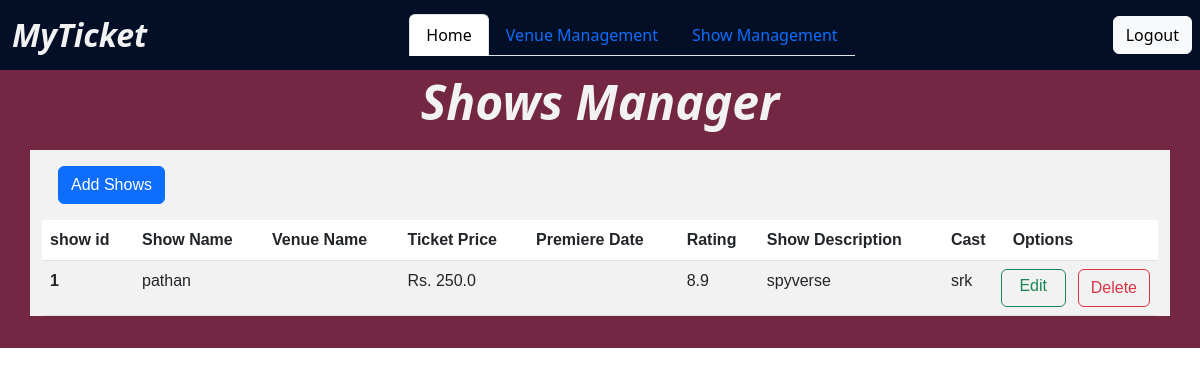
/admin/show_mgmt (signed in), run on an earlier commit of the app's database.
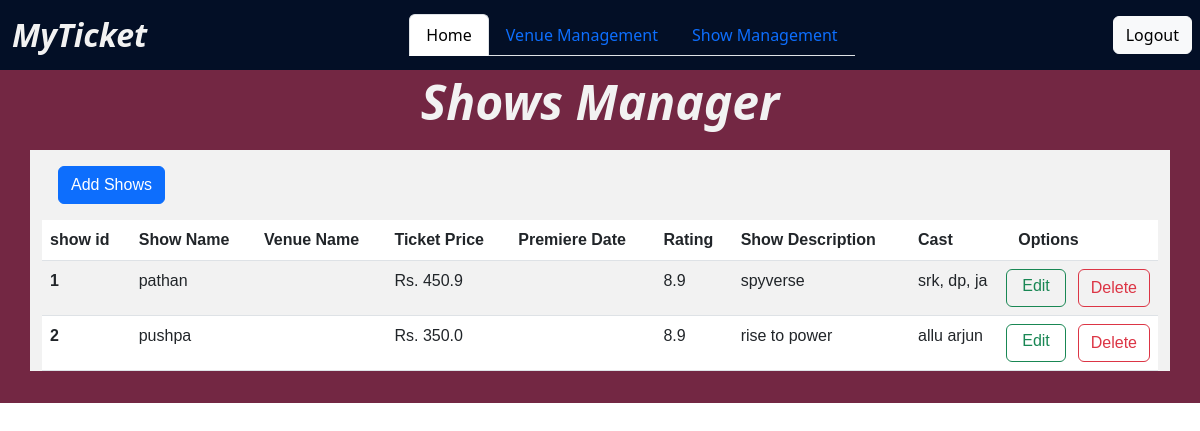
And on a later commit of the database.
### app/models/models.py (models this page shows, shortened)
class Shows(db.Model):
    __tablename__ = "shows"
    __searchable__ = ['show_name', 'rating', 'tags', 'cast']
    show_id = db.Column(db.Integer, primary_key=True, autoincrement=True)
    show_name = db.Column(db.String, nullable=False)
    ticket_price = db.Column(db.Numeric(precision=2, scale=1), nullable=False)
    rating = db.Column(db.Numeric(precision=2, scale=1))
    tags = db.Column(db.String)
    show_description = db.Column(db.String)
    cast = db.Column(db.String)
    poster_filename = db.Column(db.String(255), nullable=False)

### app/controllers/admin/admin_controllers.py (the view)
@admin_controls.route("/show_mgmt", methods=['GET', 'POST'])
@admin_required
@login_required
def show_mgmt():
    shows = Shows.query.all()
    return render_template("admin/shows/showmgmt.html.jinja2", shows=shows)

### app/controllers/auth.py (called while the page is built)
def admin_required(f):
    @wraps(f)
    def decorated(*args, **kwargs):
        is_admin = False
        if current_user.is_authenticated:
            is_admin = current_user.isadmin
        if not is_admin:
            return "<h1>Routes doesn't exits</h1>", 400
        elif is_admin:
            return f(*args, **kwargs)
    return decorated

@login_manager.user_loader
def load_user(user_id):
    return User.query.get(int(user_id))

### app/templates/admin/shows/showmgmt.html.jinja2 (shortened to what this page needs)
<!DOCTYPE html>
<html lang="en">
  <head>
    <link rel="stylesheet" href="../../static/styles/show_mgmt.style.css">
  </head>
  <body>
    {% include 'admin/base.html.jinja2' %}
    <div class="container-fluid show--container">
      <h4 class="shows__heading">Shows Manager</h4>
      <div class="show__list container mt-5" style="margin: 0 auto">
        <a href="add_show" class="btn btn-primary m-3">Add Shows</a>
        <table class="table table-striped">
          <thead>
            <tr>
              <th scope="col">{{ "show id" }}</th>
              <th scope="col">{{ "Show Name" }}</th>
              <th scope="col">{{ "Venue Name" }}</th>
              <th scope="col">{{ "Ticket Price  " }}</th>
              <th scope="col">{{ "Premiere Date" }}</th>
              <th scope="col">{{ "Rating" }}</th>
              <th scope="col" >{{ "Show Description" }}</th>
              <th scope="col">{{ "Cast" }}</th>
              <th scope="col">Options</th>
            </tr>
          </thead>
          <tbody>
            {% for show in shows %}
            <tr>
              <th scope="row">{{ show.show_id }}</th>
              <td>{{ show.show_name }}</td>
              <td style="max-width: 10rem;">{{ show.venue_name }}</td>
              <td>Rs. {{ show.ticket_price }}</td>
              <td>{{ show.premiere_date }}</td>
              <td>{{ show.rating }}</td>
              <td style=" margin: 1rem; max-width: 10rem;">{{ show.show_description }}</td>
              <td style="max-width: 10rem;">{{show.cast}}</td>
              <td class="text-align-center">
                <span class="row">
                  <a
                    href="edit_show/{{ show.show_id }}"
                    class=" col btn btn-outline-success p-1"
                    >Edit</a
                  >
                  <form action="{{ url_for('admin_controllers.delete_show', show_id=show.show_id) }}" method="POST" class="col">
                    <button type="submit" class="btn btn-outline-danger">
                      Delete
                    </button>
                  </form>
                </span>
              </td>
            </tr>
            {% endfor %}
          </tbody>
        </table>
      </div>
    </div>
  </body>
</html>

### app/templates/admin/base.html.jinja2 (shortened to what this page needs)
<!DOCTYPE html>
<html lang="en">
  <head>
    <link
      href="https://cdn.jsdelivr.net/npm/bootstrap@5.3.0-alpha1/dist/css/bootstrap.min.css"
      rel="stylesheet"
    />
    <link
      rel="stylesheet"
      href="https://cdn.jsdelivr.net/npm/bootstrap-icons@1.10.3/font/bootstrap-icons.css"
    />
    <link rel="stylesheet" href="../static/styles/base.style.css" />
  </head>
  <body>
    <div class="nav--block">
      <nav class="navbar" style="background: rgba(3, 15, 38, 1)">
        <div>
          <a
            class="navbar-brand"
            style="color: rgba(242, 242, 242, 1); font-style: oblique"
            href="/"
          >
            MyTicket
          </a>
        </div>
        <ul class="nav nav-tabs">
          <li class="nav-item">
            <a class="nav-link active" aria-current="page" href="/admin">Home</a>
          </li>
          <li class="nav-item">
            <a class="nav-link" href="venue_mgmt">Venue Management</a>
          </li>
          <li class="nav-item">
            <a class="nav-link" href="show_mgmt">Show Management</a>
          </li>
        </ul>
        <div class="m-2">
          <a href="logout" class="btn btn-light">Logout</a>
        </div>
      </nav>
    </div>
  </body>
</html>

### app/static/styles/show_mgmt.style.css (style rules this page uses)
*, *::before, *::after { box-sizing: border-box; }
:root { font-family: 'PT Sans', sans-serif; --clr-primary-5: #f2f2f2; --clr-primary-4: #f25757; --clr-primary-3: #030f26; --clr-primary-2: #732743; --clr-primary-1: #d93250; --clr-sec-1: #FF3D3D; --w-light: 300; --w-heavy: 700; --w-regular: 500; }
body { margin: 0; font-family: 'PT Sans', sans-serif; }
.container-fluid { padding: 1rem; }
.show--container { background: var(--clr-primary-2); }
.shows__heading { color: var(--clr-primary-5); font-weight: var(--w-heavy); text-align: center; font-style: oblique; line-height: 0; margin: 1rem auto; font-size: 3rem; }
.show__list { background: var(--clr-primary-5); }

### app/static/styles/base.style.css (style rules this page uses)
*, *::before, *::after { box-sizing: border-box; }
:root { font-family: 'PT Sans', sans-serif; --clr-primary-5: #f2f2f2; --clr-primary-4: #f25757; --clr-primary-3: #030f26; --clr-primary-2: #732743; --clr-primary-1: #d93250; --clr-sec-1: #FF3D3D; --w-light: 300; --w-heavy: 700; --w-regular: 500; }
body { margin: 0; }
.container { font-family: 'PT Sans', sans-serif; }
.nav--block { padding: 0; }
.nav--block .navbar-brand { font-size: 2rem; font-weight: var(--w-heavy); padding: 0.5rem 0.75rem; margin: 0; }

What changed in the data, as far as the page shows it:
changed Shows "pathan": ticket_price "250.0" → "450.9"; cast "srk" → "srk, dp, ja"
added Shows: show_id "2", show_name "pushpa", ticket_price "350.0", rating "8.9", show_description "rise to power", cast "allu arjun"
